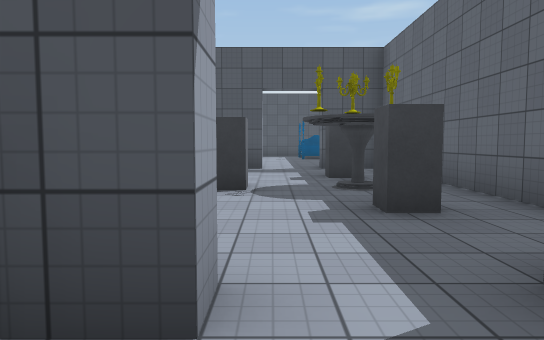
View 1 (above)

20 first-person views from a walk through a scene from a Unity 3-D project. The camera is 1.3 m above the floor, tilts 4° down and sees 70° across. Doors are open. The floor is counted in squares, 2 m on a side. Each view is taken from the middle of a square. On the plan, view 1 faces up. The plan holds only what a view shows up to about 11 squares ahead; the rest is blank. The place goes on beyond the plan. The player is left out. Surface patterns are stand-ins for the level's own textures.

View 2
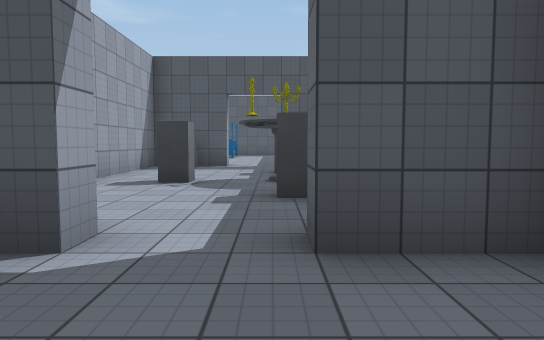

View 3
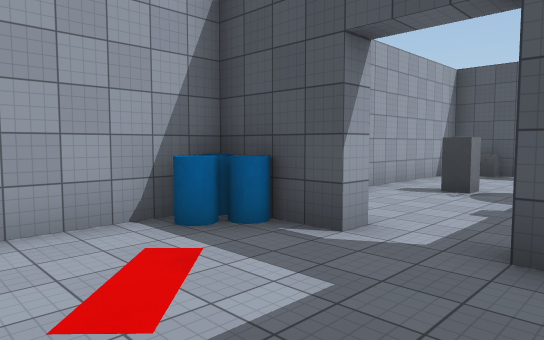

View 4
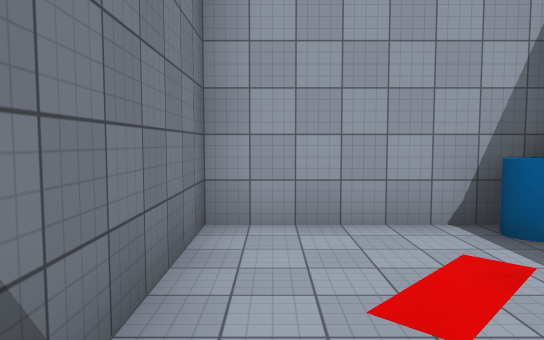

View 5
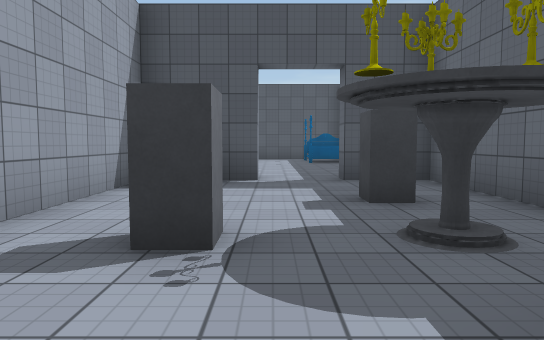

View 6
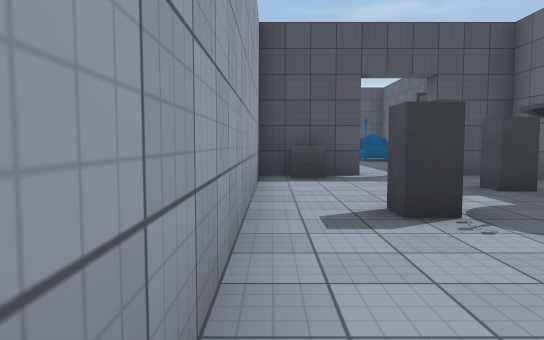

View 7
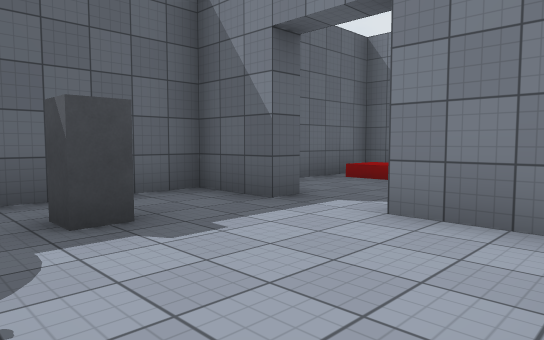

View 8
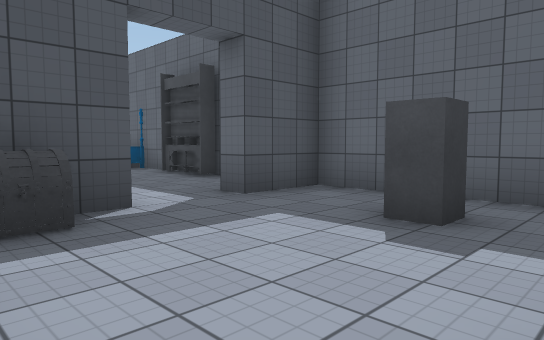

View 9
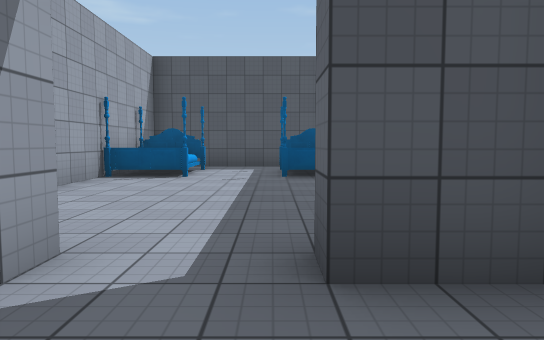

View 10
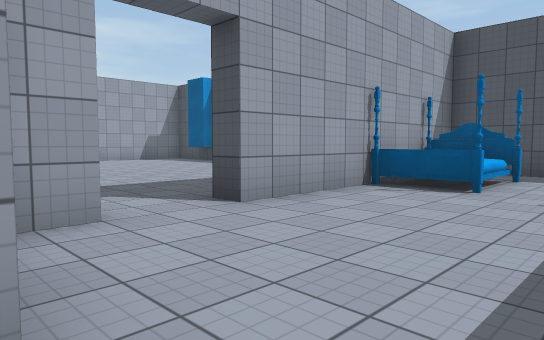

View 11
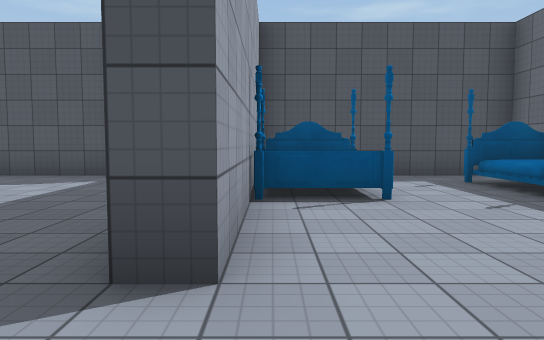

View 12
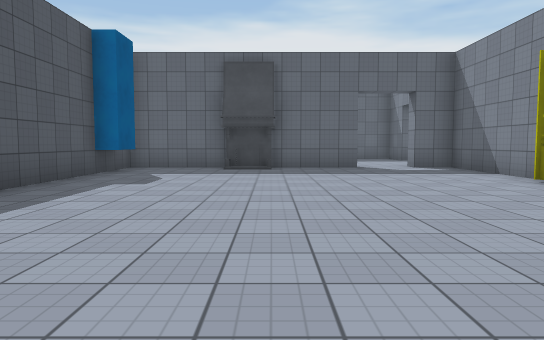

View 13
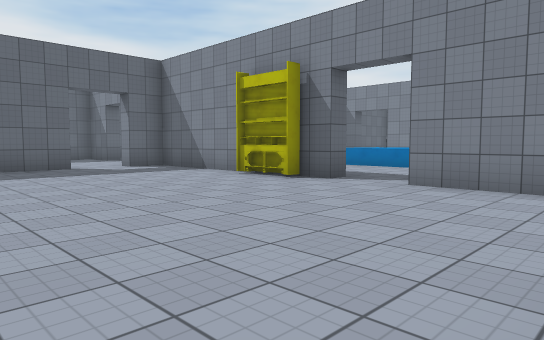

View 14
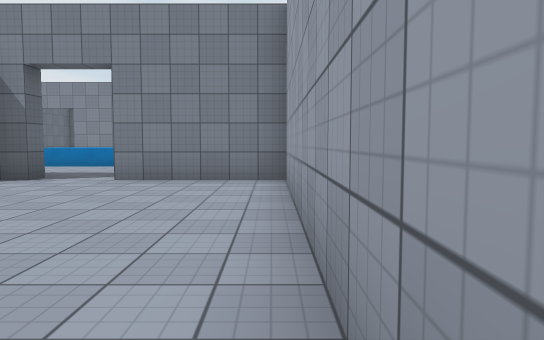

View 15
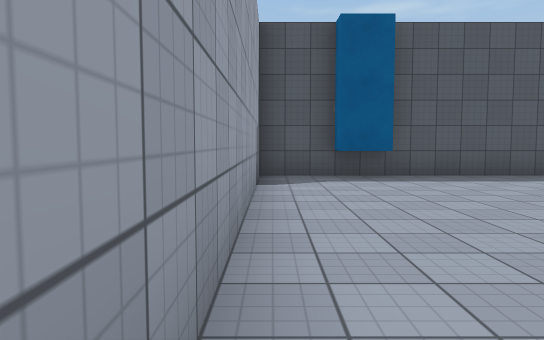

View 16
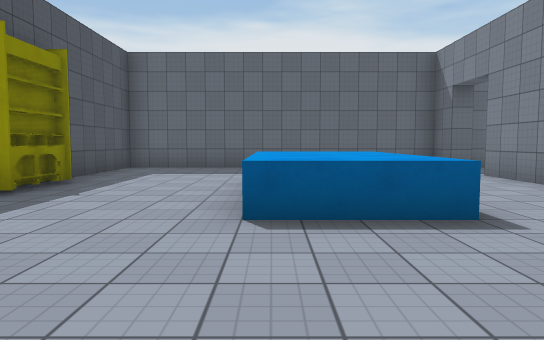

View 17
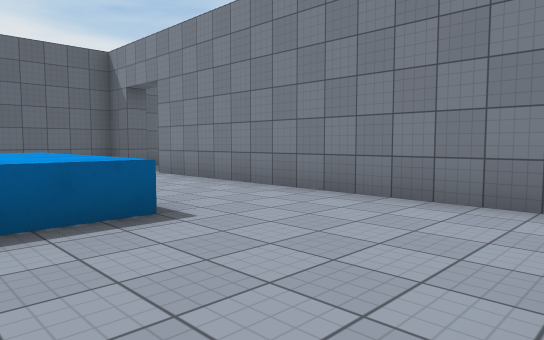

View 18
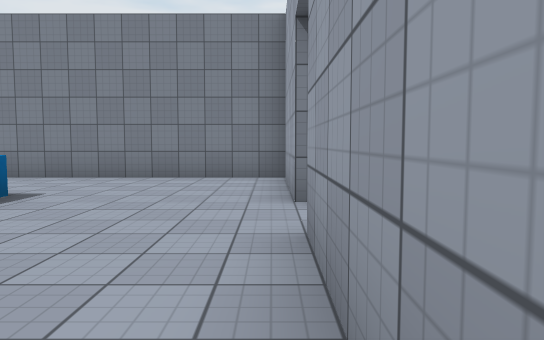

View 19
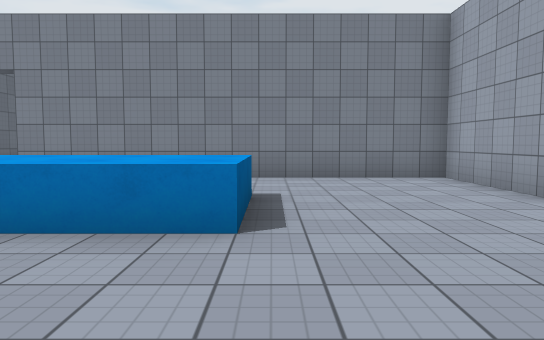

View 20
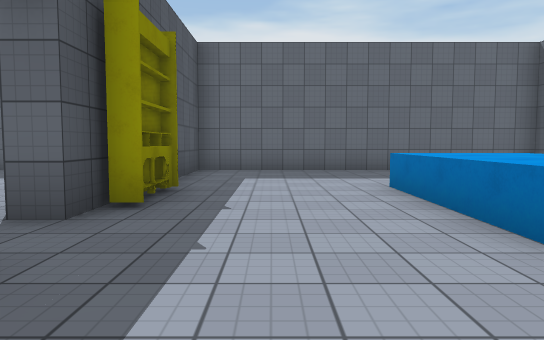

### Floor plan
Points are (right, up) in squares from view 1. A wall is a line through its corners. A room is listed if a view was taken in it or the views show most of it. See-through windows are left out.
Room 1 (views 1, 2, 3, 4)
walls: (-0.2, 1.3) (-1.5, 1.3); (-2.2, 0.2) (-2.2, -2.7) (2.8, -2.7) (2.8, -0.4); (2.6, 1.3) (1.3, 1.3)
ways out: open door at (0.5, 1.5) to room 2
objects: other object (-2, 1)
Room 2 (views 5, 6, 7, 8, 9, 10)
walls: (-0.2, 5.9) (-0.2, 5.3) (-0.9, 5.3) (-0.9, 5.9); (1.6, 3.6) (1.1, 3.6) (1.1, 4.1) (1.6, 4.1); (-0.2, 10.4) (-0.2, 9.7) (-2.2, 9.7) (-2.2, 2.2); (1.3, 1.7) (2.8, 1.7) (2.8, 9.7) (1.3, 9.7) (1.3, 10.2); (-1.5, 1.7) (-0.2, 1.7)
ways out: open door at (0.5, 1.5) to room 1; opening at (0.5, 10) to room 3
objects: other object (-1, 9); other object (1, 6)
Room 3 (view 11)
walls: (2.8, 14.5) (2.8, 16.2); (2.4, 12.2) (2.4, 13.8); (2.6, 12.5) (2.6, 13.8); (-2.8, 11.2) (-2.2, 11.2) (-2.2, 10.6); (2.2, 18.7) (-2.2, 18.7) (-2.2, 12.8) (-2.8, 12.8)
ways out: opening at (0.5, 10) to room 2; open door at (-2.5, 12) to room 4
objects: bed (-1, 16) to (-1, 17); bed (2, 16) to (2, 17)
Room 4 (views 12, 13, 14, 15)
walls: (-10.8, 18.2) (-11.7, 18.2) (-11.7, 18.8); (-8.1, 10.6) (-6.5, 10.6); (-7.9, 10.2) (-2.8, 10.2) (-2.8, 11.2); (-8.8, 10.2) (-8.1, 10.2); (-3.8, 18.2) (-4.8, 18.2) (-4.8, 18.8); (-2.8, 12.8) (-2.8, 18.7) (-13.3, 18.7) (-13.3, 10.5); (-13.4, 10.2) (-10.2, 10.2)
ways out: open door at (-2.5, 12) to room 3; opening at (-9.5, 10) to room 5
objects: other object (-3, 16)
Room 5 (views 16, 17, 18, 19, 20)
walls: (-7.8, 9.7) (-8.8, 9.7) (-8.8, 10.2); (-6.5, 9.4) (-8.1, 9.4) (-8.1, 9.8); (-8.1, 10.2) (-8.1, 10.6); (-6.6, 9.6) (-7.8, 9.6); (-13.3, 4.8) (-13.3, 1.7) (-5.2, 1.7); (-13.3, 8.8) (-13.3, 6.2); (-3.8, 1.7) (-2.8, 1.7) (-2.8, 9.7) (-5.9, 9.7)
low walls: (-9.8, 4.1) (-9.8, 6.2) (-6.2, 6.2)
ways out: opening at (-9.5, 10) to room 4

Positions as (right, up) in squares from view 1, and headings:
1: (0, 0), facing up
2: (1, -1), facing up
3: (2, -2), facing up-left
4: (2, -2), facing left
5: (0, 3), facing up
6: (-2, 2), facing up
7: (-2, 5), facing down-right
8: (-2, 6), facing up-right
9: (1, 8), facing up
10: (1, 10), facing up-left
11: (-2, 11), facing up
12: (-13, 15), facing right
13: (-13, 16), facing down-right
14: (-13, 17), facing down
15: (-13, 11), facing up
16: (-13, 6), facing right
17: (-13, 6), facing down-right
18: (-13, 9), facing down
19: (-10, 9), facing down
20: (-12, 8), facing right
